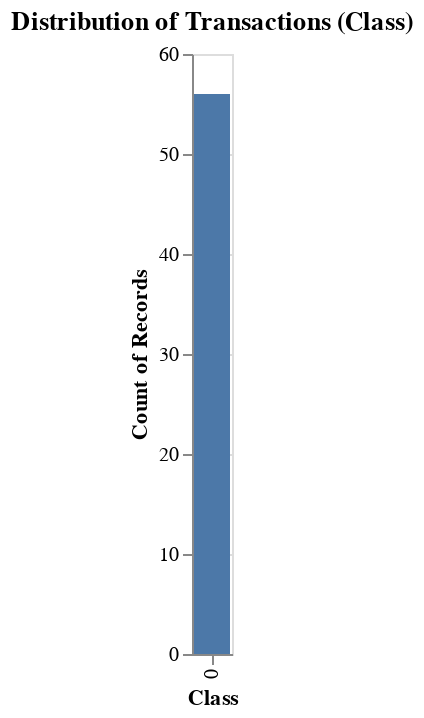

This figure's notebook cell:
### Code cell
# Bar chart of Class distribution
bar_chart = alt.Chart(df).mark_bar().encode(
    x='Class:N',
    y='count():Q',
    tooltip=['Class', 'count()']
).properties(
    title='Distribution of Transactions (Class)'
)

bar_chart.display()

### Figure 1 — Vega-Lite specification as saved in the notebook (floating-point values rounded to 4 significant figures)
{"config": {"view": {"continuousWidth": 300, "continuousHeight": 300}}, "data": {"name": "data-567c6c737878d238d07189c9eccd7800"}, "mark": {"type": "bar"}, "encoding": {"tooltip": [{"field": "Class", "type": "quantitative"}, {"aggregate": "count", "type": "quantitative"}], "x": {"field": "Class", "type": "nominal"}, "y": {"aggregate": "count", "type": "quantitative"}}, "title": "Distribution of Transactions (Class)", "$schema": "https://vega.github.io/schema/vega-lite/v5.20.1.json", "datasets": {"data-567c6c737878d238d07189c9eccd7800": [{"Time": 0, "V1": -1.36, "V2": -0.07278, "V3": 2.536, "V4": 1.378, "V5": -0.3383, "V6": 0.4624, "V7": 0.2396, "V8": 0.0987, "V9": 0.3638, "V10": 0.09079, "Amount": 149.6, "Class": 0}, {"Time": 0, "V1": 1.192, "V2": 0.2662, "V3": 0.1665, "V4": 0.4482, "V5": 0.06002, "V6": -0.08236, "V7": -0.0788, "V8": 0.0851, "V9": -0.2554, "V10": -0.167, "Amount": 2.69, "Class": 0}, {"Time": 1, "V1": -1.358, "V2": -1.34, "V3": 1.773, "V4": 0.3798, "V5": -0.5032, "V6": 1.8, "V7": 0.7915, "V8": 0.2477, "V9": -1.515, "V10": 0.2076, "Amount": 378.7, "Class": 0}, {"Time": 1, "V1": -0.9663, "V2": -0.1852, "V3": 1.793, "V4": -0.8633, "V5": -0.01031, "V6": 1.247, "V7": 0.2376, "V8": 0.3774, "V9": -1.387, "V10": -0.05495, "Amount": 123.5, "Class": 0}, {"Time": 2, "V1": -1.158, "V2": 0.8777, "V3": 1.549, "V4": 0.403, "V5": -0.4072, "V6": 0.09592, "V7": 0.5929, "V8": -0.2705, "V9": 0.8177, "V10": 0.7531, "Amount": 69.99, "Class": 0}, {"Time": 2, "V1": -0.426, "V2": 0.9605, "V3": 1.141, "V4": -0.1683, "V5": 0.421, "V6": -0.02973, "V7": 0.4762, "V8": 0.2603, "V9": -0.5687, "V10": -0.3714, "Amount": 3.67, "Class": 0}, {"Time": 4, "V1": 1.23, "V2": 0.141, "V3": 0.04537, "V4": 1.203, "V5": 0.1919, "V6": 0.2727, "V7": -0.005159, "V8": 0.08121, "V9": 0.465, "V10": -0.09925, "Amount": 4.99, "Class": 0}, {"Time": 7, "V1": -0.6443, "V2": 1.418, "V3": 1.074, "V4": -0.4922, "V5": 0.9489, "V6": 0.4281, "V7": 1.121, "V8": -3.808, "V9": 0.6154, "V10": 1.249, "Amount": 40.8, "Class": 0}, {"Time": 7, "V1": -0.8943, "V2": 0.2862, "V3": -0.1132, "V4": -0.2715, "V5": 2.67, "V6": 3.722, "V7": 0.3701, "V8": 0.8511, "V9": -0.392, "V10": -0.4104, "Amount": 93.2, "Class": 0}, {"Time": 9, "V1": -0.3383, "V2": 1.12, "V3": 1.044, "V4": -0.2222, "V5": 0.4994, "V6": -0.2468, "V7": 0.6516, "V8": 0.06954, "V9": -0.7367, "V10": -0.3668, "Amount": 3.68, "Class": 0}, {"Time": 10, "V1": 1.449, "V2": -1.176, "V3": 0.9139, "V4": -1.376, "V5": -1.971, "V6": -0.6292, "V7": -1.423, "V8": 0.04846, "V9": -1.72, "V10": 1.627, "Amount": 7.8, "Class": 0}, {"Time": 10, "V1": 0.385, "V2": 0.6161, "V3": -0.8743, "V4": -0.09402, "V5": 2.925, "V6": 3.317, "V7": 0.4705, "V8": 0.5382, "V9": -0.5589, "V10": 0.3098, "Amount": 9.99, "Class": 0}, {"Time": 10, "V1": 1.25, "V2": -1.222, "V3": 0.3839, "V4": -1.235, "V5": -1.485, "V6": -0.7532, "V7": -0.6894, "V8": -0.2275, "V9": -2.094, "V10": 1.324, "Amount": 121.5, "Class": 0}, {"Time": 11, "V1": 1.069, "V2": 0.2877, "V3": 0.8286, "V4": 2.713, "V5": -0.1784, "V6": 0.3375, "V7": -0.09672, "V8": 0.116, "V9": -0.2211, "V10": 0.4602, "Amount": 27.5, "Class": 0}, {"Time": 12, "V1": -2.792, "V2": -0.3278, "V3": 1.642, "V4": 1.767, "V5": -0.1366, "V6": 0.8076, "V7": -0.4229, "V8": -1.907, "V9": 0.7557, "V10": 1.151, "Amount": 58.8, "Class": 0}, {"Time": 12, "V1": -0.7524, "V2": 0.3455, "V3": 2.057, "V4": -1.469, "V5": -1.158, "V6": -0.07785, "V7": -0.6086, "V8": 0.003603, "V9": -0.4362, "V10": 0.7477, "Amount": 15.99, "Class": 0}, {"Time": 12, "V1": 1.103, "V2": -0.0403, "V3": 1.267, "V4": 1.289, "V5": -0.736, "V6": 0.2881, "V7": -0.5861, "V8": 0.1894, "V9": 0.7823, "V10": -0.268, "Amount": 12.99, "Class": 0}, {"Time": 13, "V1": -0.4369, "V2": 0.919, "V3": 0.9246, "V4": -0.7272, "V5": 0.9157, "V6": -0.1279, "V7": 0.7076, "V8": 0.08796, "V9": -0.6653, "V10": -0.738, "Amount": 0.89, "Class": 0}, {"Time": 14, "V1": -5.401, "V2": -5.45, "V3": 1.186, "V4": 1.736, "V5": 3.049, "V6": -1.763, "V7": -1.56, "V8": 0.1608, "V9": 1.233, "V10": 0.3452, "Amount": 46.8, "Class": 0}, {"Time": 15, "V1": 1.493, "V2": -1.029, "V3": 0.4548, "V4": -1.438, "V5": -1.555, "V6": -0.721, "V7": -1.081, "V8": -0.05313, "V9": -1.979, "V10": 1.638, "Amount": 5.0, "Class": 0}, {"Time": 16, "V1": 0.6949, "V2": -1.362, "V3": 1.029, "V4": 0.8342, "V5": -1.191, "V6": 1.309, "V7": -0.8786, "V8": 0.4453, "V9": -0.4462, "V10": 0.5685, "Amount": 231.7, "Class": 0}, {"Time": 17, "V1": 0.9625, "V2": 0.3285, "V3": -0.1715, "V4": 2.109, "V5": 1.13, "V6": 1.696, "V7": 0.1077, "V8": 0.5215, "V9": -1.191, "V10": 0.7244, "Amount": 34.09, "Class": 0}, {"Time": 18, "V1": 1.167, "V2": 0.5021, "V3": -0.0673, "V4": 2.262, "V5": 0.4288, "V6": 0.08947, "V7": 0.2411, "V8": 0.1381, "V9": -0.9892, "V10": 0.9222, "Amount": 2.28, "Class": 0}, {"Time": 18, "V1": 0.2475, "V2": 0.2777, "V3": 1.185, "V4": -0.0926, "V5": -1.314, "V6": -0.1501, "V7": -0.9464, "V8": -1.618, "V9": 1.544, "V10": -0.8299, "Amount": 22.75, "Class": 0}, {"Time": 22, "V1": -1.947, "V2": -0.0449, "V3": -0.4056, "V4": -1.013, "V5": 2.942, "V6": 2.955, "V7": -0.06306, "V8": 0.8555, "V9": 0.04997, "V10": 0.5737, "Amount": 0.89, "Class": 0}, {"Time": 22, "V1": -2.074, "V2": -0.1215, "V3": 1.322, "V4": 0.41, "V5": 0.2952, "V6": -0.9595, "V7": 0.544, "V8": -0.1046, "V9": 0.4757, "V10": 0.1495, "Amount": 26.43, "Class": 0}, {"Time": 23, "V1": 1.173, "V2": 0.3535, "V3": 0.2839, "V4": 1.134, "V5": -0.1726, "V6": -0.9161, "V7": 0.369, "V8": -0.3273, "V9": -0.2467, "V10": -0.04614, "Amount": 41.88, "Class": 0}, {"Time": 23, "V1": 1.323, "V2": -0.174, "V3": 0.4346, "V4": 0.576, "V5": -0.8368, "V6": -0.8311, "V7": -0.2649, "V8": -0.221, "V9": -1.071, "V10": 0.8686, "Amount": 16.0, "Class": 0}, {"Time": 23, "V1": -0.4143, "V2": 0.9054, "V3": 1.727, "V4": 1.473, "V5": 0.007443, "V6": -0.2003, "V7": 0.7402, "V8": -0.02925, "V9": -0.5934, "V10": -0.3462, "Amount": 33.0, "Class": 0}, {"Time": 23, "V1": 1.059, "V2": -0.1753, "V3": 1.266, "V4": 1.186, "V5": -0.786, "V6": 0.5784, "V7": -0.7671, "V8": 0.401, "V9": 0.6995, "V10": -0.06474, "Amount": 12.99, "Class": 0}, {"Time": 24, "V1": 1.237, "V2": 0.06104, "V3": 0.3805, "V4": 0.7616, "V5": -0.3598, "V6": -0.4941, "V7": 0.006494, "V8": -0.1339, "V9": 0.4388, "V10": -0.2074, "Amount": 17.28, "Class": 0}, {"Time": 25, "V1": 1.114, "V2": 0.08555, "V3": 0.4937, "V4": 1.336, "V5": -0.3002, "V6": -0.01075, "V7": -0.1188, "V8": 0.1886, "V9": 0.2057, "V10": 0.08226, "Amount": 4.45, "Class": 0}, {"Time": 26, "V1": -0.5299, "V2": 0.8739, "V3": 1.347, "V4": 0.1455, "V5": 0.4142, "V6": 0.1002, "V7": 0.7112, "V8": 0.1761, "V9": -0.2867, "V10": -0.4847, "Amount": 6.14, "Class": 0}, {"Time": 26, "V1": -0.5299, "V2": 0.8739, "V3": 1.347, "V4": 0.1455, "V5": 0.4142, "V6": 0.1002, "V7": 0.7112, "V8": 0.1761, "V9": -0.2867, "V10": -0.4847, "Amount": 6.14, "Class": 0}, {"Time": 26, "V1": -0.5354, "V2": 0.8653, "V3": 1.351, "V4": 0.1476, "V5": 0.4337, "V6": 0.08698, "V7": 0.693, "V8": 0.1797, "V9": -0.2856, "V10": -0.4825, "Amount": 1.77, "Class": 0}, {"Time": 26, "V1": -0.5354, "V2": 0.8653, "V3": 1.351, "V4": 0.1476, "V5": 0.4337, "V6": 0.08698, "V7": 0.693, "V8": 0.1797, "V9": -0.2856, "V10": -0.4825, "Amount": 1.77, "Class": 0}, {"Time": 27, "V1": -0.246, "V2": 0.4733, "V3": 1.696, "V4": 0.2624, "V5": -0.01087, "V6": -0.6108, "V7": 0.7939, "V8": -0.2473, "V9": 0.1389, "V10": -0.401, "Amount": 30.49, "Class": 0}, {"Time": 27, "V1": -1.452, "V2": 1.765, "V3": 0.6117, "V4": 1.177, "V5": -0.446, "V6": 0.2468, "V7": -0.2576, "V8": 1.092, "V9": -0.6075, "V10": 0.04716, "Amount": 1.8, "Class": 0}, {"Time": 29, "V1": 0.9964, "V2": -0.1226, "V3": 0.5468, "V4": 0.7066, "V5": 0.1346, "V6": 1.157, "V7": -0.2946, "V8": 0.4074, "V9": 0.3379, "V10": -0.4082, "Amount": 20.53, "Class": 0}, {"Time": 29, "V1": 1.111, "V2": 0.1687, "V3": 0.5171, "V4": 1.325, "V5": -0.1916, "V6": 0.0195, "V7": -0.03185, "V8": 0.1176, "V9": 0.01766, "V10": 0.04486, "Amount": 6.54, "Class": 0}, {"Time": 32, "V1": 1.249, "V2": -0.6247, "V3": -0.7106, "V4": -0.9916, "V5": 1.43, "V6": 3.693, "V7": -1.09, "V8": 0.9673, "V9": 0.8501, "V10": -0.3071, "Amount": 29.89, "Class": 0}, {"Time": 32, "V1": -2.009, "V2": 2.199, "V3": 0.1442, "V4": 1.159, "V5": -0.8152, "V6": 0.1823, "V7": -0.6171, "V8": 1.531, "V9": -0.5868, "V10": 0.1299, "Amount": 2.35, "Class": 0}, {"Time": 33, "V1": -0.6079, "V2": 1.031, "V3": 1.74, "V4": 1.232, "V5": 0.4186, "V6": 0.1192, "V7": 0.8509, "V8": -0.1763, "V9": -0.2435, "V10": 0.1485, "Amount": 14.8, "Class": 0}, {"Time": 33, "V1": -0.9357, "V2": 0.1704, "V3": 2.746, "V4": -1.078, "V5": -0.3056, "V6": 0.01158, "V7": -0.2962, "V8": 0.4028, "V9": -0.04047, "V10": -0.852, "Amount": 9.1, "Class": 0}, {"Time": 34, "V1": -0.7623, "V2": 0.1278, "V3": 2.65, "V4": -1.876, "V5": -0.8934, "V6": -0.2687, "V7": -0.4199, "V8": 0.1462, "V9": -0.8696, "V10": -0.03865, "Amount": 15.99, "Class": 0}, {"Time": 34, "V1": 1.138, "V2": 0.05696, "V3": 0.6494, "V4": 0.8731, "V5": -0.4685, "V6": -0.4102, "V7": -0.0139, "V8": -0.07244, "V9": 0.3068, "V10": -0.27, "Amount": 21.34, "Class": 0}, {"Time": 34, "V1": -0.2915, "V2": 0.4456, "V3": 1.25, "V4": -1.736, "V5": 0.08576, "V6": -0.1219, "V7": 0.4077, "V8": 0.09531, "V9": 0.8159, "V10": -1.491, "Amount": 18.95, "Class": 0}, {"Time": 34, "V1": 0.2017, "V2": 0.4975, "V3": 1.374, "V4": 0.5714, "V5": -0.6307, "V6": -0.5397, "V7": -0.07627, "V8": -0.9171, "V9": 0.27, "V10": -0.4803, "Amount": 9.99, "Class": 0}, {"Time": 35, "V1": 1.386, "V2": -0.7942, "V3": 0.7782, "V4": -0.8647, "V5": -1.064, "V6": 0.3513, "V7": -1.191, "V8": 0.05269, "V9": -0.3044, "V10": 0.5765, "Amount": 30.9, "Class": 0}, {"Time": 35, "V1": -1.063, "V2": 1.418, "V3": 1.087, "V4": 1.241, "V5": 0.002306, "V6": 0.0459, "V7": 0.5141, "V8": 0.2413, "V9": -0.1545, "V10": 0.2807, "Amount": 20.22, "Class": 0}, {"Time": 35, "V1": 1.199, "V2": 0.13, "V3": 0.8636, "V4": 1.003, "V5": -0.7838, "V6": -0.8847, "V7": -0.04074, "V8": -0.2081, "V9": 0.3925, "V10": -0.2482, "Amount": 0.99, "Class": 0}, {"Time": 36, "V1": -1.005, "V2": -0.986, "V3": -0.03804, "V4": 3.71, "V5": -6.632, "V6": 5.122, "V7": 4.372, "V8": -2.007, "V9": -0.2787, "V10": -0.2309, "Amount": 1403.0, "Class": 0}, {"Time": 36, "V1": -1.169, "V2": 1.158, "V3": 1.407, "V4": 0.8602, "V5": -0.1038, "V6": 0.122, "V7": 0.2645, "V8": -0.1088, "V9": -0.182, "V10": 0.6596, "Amount": 7.99, "Class": 0}, {"Time": 36, "V1": 1.096, "V2": -0.1161, "V3": 1.398, "V4": 1.498, "V5": -1.049, "V6": 0.07284, "V7": -0.7238, "V8": 0.2875, "V9": 0.9963, "V10": -0.1491, "Amount": 2.09, "Class": 0}, {"Time": 37, "V1": 1.296, "V2": 0.3415, "V3": 0.08151, "V4": 0.5667, "V5": -0.1105, "V6": -0.7663, "V7": 0.07315, "V8": -0.1683, "V9": 0.07184, "V10": -0.281, "Amount": 0.99, "Class": 0}, {"Time": 38, "V1": 0.1583, "V2": 0.8727, "V3": 0.9655, "V4": 1.802, "V5": 0.139, "V6": 0.1109, "V7": 0.5591, "V8": -0.02907, "V9": -0.3949, "V10": 0.03267, "Amount": 0.01, "Class": 0}]}}
